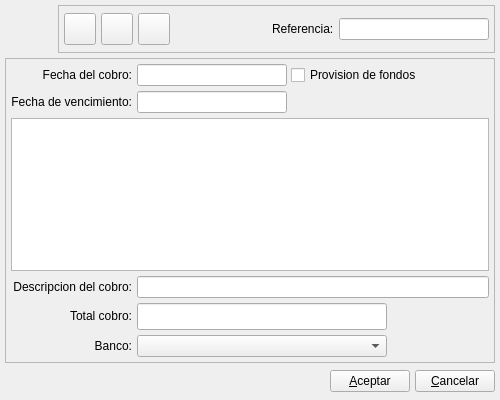
<ui version="4.0" >
 <author>Alvaro de Miguel</author>
 <class>CobroBase</class>
 <widget class="QWidget" name="CobroBase" >
  <property name="geometry" >
   <rect>
    <x>0</x>
    <y>0</y>
    <width>500</width>
    <height>400</height>
   </rect>
  </property>
  <property name="minimumSize" >
   <size>
    <width>500</width>
    <height>400</height>
   </size>
  </property>
  <property name="windowTitle" >
   <string>Nuevo cobro de cliente</string>
  </property>
  <property name="windowIcon" >
   <iconset resource="../../../bulmages.qrc" >
    <normaloff>:/Images/receive.svg</normaloff>:/Images/receive.svg</iconset>
  </property>
  <layout class="QGridLayout" >
   <property name="margin" >
    <number>5</number>
   </property>
   <property name="spacing" >
    <number>5</number>
   </property>
   <item row="0" column="0" >
    <layout class="QHBoxLayout" >
     <property name="spacing" >
      <number>5</number>
     </property>
     <property name="margin" >
      <number>0</number>
     </property>
     <item>
      <widget class="QLabel" name="label" >
       <property name="minimumSize" >
        <size>
         <width>48</width>
         <height>48</height>
        </size>
       </property>
       <property name="maximumSize" >
        <size>
         <width>48</width>
         <height>48</height>
        </size>
       </property>
       <property name="text" >
        <string/>
       </property>
       <property name="pixmap" >
        <pixmap resource="../../../bulmages.qrc" >:/Images/receive.svg</pixmap>
       </property>
       <property name="scaledContents" >
        <bool>true</bool>
       </property>
      </widget>
     </item>
     <item>
      <widget class="QFrame" name="frame" >
       <property name="frameShape" >
        <enum>QFrame::StyledPanel</enum>
       </property>
       <property name="frameShadow" >
        <enum>QFrame::Raised</enum>
       </property>
       <layout class="QHBoxLayout" >
        <property name="spacing" >
         <number>5</number>
        </property>
        <property name="margin" >
         <number>5</number>
        </property>
        <item>
         <widget class="QToolButton" name="mui_guardar" >
          <property name="minimumSize" >
           <size>
            <width>32</width>
            <height>32</height>
           </size>
          </property>
          <property name="maximumSize" >
           <size>
            <width>32</width>
            <height>32</height>
           </size>
          </property>
          <property name="toolTip" >
           <string>Guardar cobro</string>
          </property>
          <property name="whatsThis" >
           <string>Guardar cobro</string>
          </property>
          <property name="text" >
           <string/>
          </property>
          <property name="icon" >
           <iconset resource="../../../bulmages.qrc" >
            <normaloff>:/Images/edit-save.svg</normaloff>:/Images/edit-save.svg</iconset>
          </property>
          <property name="iconSize" >
           <size>
            <width>32</width>
            <height>32</height>
           </size>
          </property>
          <property name="shortcut" >
           <string>Ctrl+S</string>
          </property>
         </widget>
        </item>
        <item>
         <widget class="QToolButton" name="mui_borrar" >
          <property name="minimumSize" >
           <size>
            <width>32</width>
            <height>32</height>
           </size>
          </property>
          <property name="maximumSize" >
           <size>
            <width>32</width>
            <height>32</height>
           </size>
          </property>
          <property name="toolTip" >
           <string>Borrar cobro</string>
          </property>
          <property name="whatsThis" >
           <string>Borrar cobro</string>
          </property>
          <property name="text" >
           <string/>
          </property>
          <property name="icon" >
           <iconset resource="../../../bulmages.qrc" >
            <normaloff>:/Images/edit-delete.svg</normaloff>:/Images/edit-delete.svg</iconset>
          </property>
          <property name="iconSize" >
           <size>
            <width>32</width>
            <height>32</height>
           </size>
          </property>
          <property name="shortcut" >
           <string>Ctrl+D</string>
          </property>
         </widget>
        </item>
        <item>
         <widget class="QToolButton" name="mui_imprimir" >
          <property name="minimumSize" >
           <size>
            <width>32</width>
            <height>32</height>
           </size>
          </property>
          <property name="maximumSize" >
           <size>
            <width>32</width>
            <height>32</height>
           </size>
          </property>
          <property name="toolTip" >
           <string>Borrar cobro</string>
          </property>
          <property name="whatsThis" >
           <string>Borrar cobro</string>
          </property>
          <property name="text" >
           <string/>
          </property>
          <property name="icon" >
           <iconset resource="../../../bulmages.qrc" >
            <normaloff>:/Images/document-print.svg</normaloff>:/Images/document-print.svg</iconset>
          </property>
          <property name="iconSize" >
           <size>
            <width>32</width>
            <height>32</height>
           </size>
          </property>
          <property name="shortcut" >
           <string>Ctrl+I</string>
          </property>
         </widget>
        </item>
        <item>
         <spacer>
          <property name="orientation" >
           <enum>Qt::Horizontal</enum>
          </property>
          <property name="sizeType" >
           <enum>QSizePolicy::Expanding</enum>
          </property>
          <property name="sizeHint" stdset="0" >
           <size>
            <width>41</width>
            <height>34</height>
           </size>
          </property>
         </spacer>
        </item>
        <item>
         <widget class="QLabel" name="textLabel1_2_2_3_2_2" >
          <property name="sizePolicy" >
           <sizepolicy vsizetype="Fixed" hsizetype="Preferred" >
            <horstretch>0</horstretch>
            <verstretch>0</verstretch>
           </sizepolicy>
          </property>
          <property name="text" >
           <string>Referencia:</string>
          </property>
         </widget>
        </item>
        <item>
         <widget class="BusquedaReferencia" name="mui_refcobro" >
          <property name="minimumSize" >
           <size>
            <width>150</width>
            <height>0</height>
           </size>
          </property>
          <property name="maximumSize" >
           <size>
            <width>150</width>
            <height>16777215</height>
           </size>
          </property>
         </widget>
        </item>
       </layout>
      </widget>
     </item>
    </layout>
   </item>
   <item row="1" column="0" >
    <widget class="QFrame" name="frame_2" >
     <property name="frameShape" >
      <enum>QFrame::StyledPanel</enum>
     </property>
     <property name="frameShadow" >
      <enum>QFrame::Raised</enum>
     </property>
     <layout class="QGridLayout" >
      <property name="margin" >
       <number>5</number>
      </property>
      <property name="spacing" >
       <number>5</number>
      </property>
      <item row="0" column="0" >
       <widget class="QLabel" name="textLabel1_2_3" >
        <property name="sizePolicy" >
         <sizepolicy vsizetype="Fixed" hsizetype="Preferred" >
          <horstretch>0</horstretch>
          <verstretch>0</verstretch>
         </sizepolicy>
        </property>
        <property name="text" >
         <string>Fecha del cobro:</string>
        </property>
        <property name="alignment" >
         <set>Qt::AlignRight|Qt::AlignTrailing|Qt::AlignVCenter</set>
        </property>
       </widget>
      </item>
      <item row="0" column="1" >
       <layout class="QHBoxLayout" >
        <item>
         <widget class="BusquedaFecha" name="mui_fechacobro" >
          <property name="minimumSize" >
           <size>
            <width>150</width>
            <height>0</height>
           </size>
          </property>
          <property name="maximumSize" >
           <size>
            <width>150</width>
            <height>16777215</height>
           </size>
          </property>
         </widget>
        </item>
        <item>
         <widget class="QCheckBox" name="mui_previsioncobro" >
          <property name="sizePolicy" >
           <sizepolicy vsizetype="Fixed" hsizetype="Expanding" >
            <horstretch>0</horstretch>
            <verstretch>0</verstretch>
           </sizepolicy>
          </property>
          <property name="text" >
           <string>Provision de fondos</string>
          </property>
         </widget>
        </item>
       </layout>
      </item>
      <item row="1" column="0" >
       <widget class="QLabel" name="textLabel1_2_4" >
        <property name="sizePolicy" >
         <sizepolicy vsizetype="Fixed" hsizetype="Preferred" >
          <horstretch>0</horstretch>
          <verstretch>0</verstretch>
         </sizepolicy>
        </property>
        <property name="text" >
         <string>Fecha de vencimiento:</string>
        </property>
        <property name="alignment" >
         <set>Qt::AlignRight|Qt::AlignTrailing|Qt::AlignVCenter</set>
        </property>
       </widget>
      </item>
      <item row="1" column="1" >
       <layout class="QHBoxLayout" >
        <item>
         <widget class="BusquedaFecha" name="mui_fechavenccobro" >
          <property name="minimumSize" >
           <size>
            <width>150</width>
            <height>0</height>
           </size>
          </property>
          <property name="maximumSize" >
           <size>
            <width>150</width>
            <height>16777215</height>
           </size>
          </property>
         </widget>
        </item>
        <item>
         <spacer>
          <property name="orientation" >
           <enum>Qt::Horizontal</enum>
          </property>
          <property name="sizeHint" stdset="0" >
           <size>
            <width>40</width>
            <height>20</height>
           </size>
          </property>
         </spacer>
        </item>
       </layout>
      </item>
      <item row="2" column="0" colspan="2" >
       <widget class="Busqueda" name="mui_idcliente" >
        <property name="sizePolicy" >
         <sizepolicy vsizetype="Preferred" hsizetype="Expanding" >
          <horstretch>0</horstretch>
          <verstretch>0</verstretch>
         </sizepolicy>
        </property>
       </widget>
      </item>
      <item row="3" column="0" >
       <widget class="QLabel" name="textLabel1_2_2_3_2" >
        <property name="sizePolicy" >
         <sizepolicy vsizetype="Fixed" hsizetype="Preferred" >
          <horstretch>0</horstretch>
          <verstretch>0</verstretch>
         </sizepolicy>
        </property>
        <property name="text" >
         <string>Descripcion del cobro:</string>
        </property>
        <property name="alignment" >
         <set>Qt::AlignRight|Qt::AlignTrailing|Qt::AlignVCenter</set>
        </property>
        <property name="buddy" >
         <cstring>mui_comentcobro</cstring>
        </property>
       </widget>
      </item>
      <item row="3" column="1" >
       <widget class="QLineEdit" name="mui_comentcobro" >
        <property name="sizePolicy" >
         <sizepolicy vsizetype="Preferred" hsizetype="Expanding" >
          <horstretch>0</horstretch>
          <verstretch>0</verstretch>
         </sizepolicy>
        </property>
       </widget>
      </item>
      <item row="4" column="0" >
       <widget class="QLabel" name="textLabel1_4_4" >
        <property name="sizePolicy" >
         <sizepolicy vsizetype="Fixed" hsizetype="Preferred" >
          <horstretch>0</horstretch>
          <verstretch>0</verstretch>
         </sizepolicy>
        </property>
        <property name="text" >
         <string>Total cobro:</string>
        </property>
        <property name="alignment" >
         <set>Qt::AlignRight|Qt::AlignTrailing|Qt::AlignVCenter</set>
        </property>
        <property name="buddy" >
         <cstring>mui_cantcobro</cstring>
        </property>
       </widget>
      </item>
      <item row="4" column="1" >
       <layout class="QHBoxLayout" >
        <item>
         <widget class="QLineEdit" name="mui_cantcobro" >
          <property name="enabled" >
           <bool>true</bool>
          </property>
          <property name="sizePolicy" >
           <sizepolicy vsizetype="Preferred" hsizetype="Fixed" >
            <horstretch>0</horstretch>
            <verstretch>0</verstretch>
           </sizepolicy>
          </property>
          <property name="minimumSize" >
           <size>
            <width>250</width>
            <height>0</height>
           </size>
          </property>
          <property name="font" >
           <font>
            <pointsize>12</pointsize>
            <weight>75</weight>
            <bold>true</bold>
           </font>
          </property>
          <property name="alignment" >
           <set>Qt::AlignRight</set>
          </property>
          <property name="readOnly" >
           <bool>false</bool>
          </property>
         </widget>
        </item>
        <item>
         <spacer>
          <property name="orientation" >
           <enum>Qt::Horizontal</enum>
          </property>
          <property name="sizeHint" stdset="0" >
           <size>
            <width>40</width>
            <height>20</height>
           </size>
          </property>
         </spacer>
        </item>
       </layout>
      </item>
      <item row="5" column="0" >
       <widget class="QLabel" name="textLabel1_4_5" >
        <property name="text" >
         <string>Banco:</string>
        </property>
        <property name="alignment" >
         <set>Qt::AlignRight|Qt::AlignTrailing|Qt::AlignVCenter</set>
        </property>
        <property name="buddy" >
         <cstring>mui_idbanco</cstring>
        </property>
       </widget>
      </item>
      <item row="5" column="1" >
       <layout class="QHBoxLayout" >
        <item>
         <widget class="BusquedaBanco" name="mui_idbanco" >
          <property name="sizePolicy" >
           <sizepolicy vsizetype="Preferred" hsizetype="Preferred" >
            <horstretch>0</horstretch>
            <verstretch>0</verstretch>
           </sizepolicy>
          </property>
          <property name="minimumSize" >
           <size>
            <width>250</width>
            <height>0</height>
           </size>
          </property>
         </widget>
        </item>
        <item>
         <spacer>
          <property name="orientation" >
           <enum>Qt::Horizontal</enum>
          </property>
          <property name="sizeHint" stdset="0" >
           <size>
            <width>40</width>
            <height>20</height>
           </size>
          </property>
         </spacer>
        </item>
       </layout>
      </item>
     </layout>
    </widget>
   </item>
   <item row="2" column="0" >
    <spacer>
     <property name="orientation" >
      <enum>Qt::Vertical</enum>
     </property>
     <property name="sizeHint" stdset="0" >
      <size>
       <width>490</width>
       <height>31</height>
      </size>
     </property>
    </spacer>
   </item>
   <item row="3" column="0" >
    <layout class="QHBoxLayout" >
     <property name="spacing" >
      <number>5</number>
     </property>
     <property name="margin" >
      <number>0</number>
     </property>
     <item>
      <spacer>
       <property name="orientation" >
        <enum>Qt::Horizontal</enum>
       </property>
       <property name="sizeType" >
        <enum>QSizePolicy::Expanding</enum>
       </property>
       <property name="sizeHint" stdset="0" >
        <size>
         <width>201</width>
         <height>27</height>
        </size>
       </property>
      </spacer>
     </item>
     <item>
      <widget class="QPushButton" name="mui_aceptar" >
       <property name="text" >
        <string>&amp;Aceptar</string>
       </property>
      </widget>
     </item>
     <item>
      <widget class="QPushButton" name="mui_cancelar" >
       <property name="text" >
        <string>&amp;Cancelar</string>
       </property>
      </widget>
     </item>
    </layout>
   </item>
  </layout>
 </widget>
 <layoutdefault spacing="4" margin="3" />
 <customwidgets>
  <customwidget>
   <class>BusquedaBanco</class>
   <extends>QComboBox</extends>
   <header>busquedabanco.h</header>
  </customwidget>
  <customwidget>
   <class>BusquedaReferencia</class>
   <extends>QLineEdit</extends>
   <header>busquedareferencia.h</header>
  </customwidget>
  <customwidget>
   <class>BusquedaFecha</class>
   <extends>QLineEdit</extends>
   <header>busquedafecha.h</header>
  </customwidget>
  <customwidget>
   <class>Busqueda</class>
   <extends>QTextEdit</extends>
   <header>busqueda.h</header>
  </customwidget>
 </customwidgets>
 <resources>
  <include location="../../../bulmages.qrc" />
 </resources>
 <connections/>
</ui>
